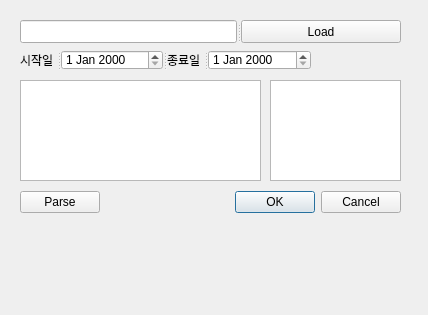
<?xml version="1.0" encoding="UTF-8"?>
<ui version="4.0">
 <class>Dialog</class>
 <widget class="QDialog" name="Dialog">
  <property name="geometry">
   <rect>
    <x>0</x>
    <y>0</y>
    <width>428</width>
    <height>315</height>
   </rect>
  </property>
  <property name="windowTitle">
   <string>신한카드 적립금 분석</string>
  </property>
  <property name="windowIcon">
   <iconset>
    <normaloff>shinhancard.png</normaloff>shinhancard.png</iconset>
  </property>
  <widget class="QListWidget" name="lW_selectCards">
   <property name="geometry">
    <rect>
     <x>20</x>
     <y>80</y>
     <width>241</width>
     <height>101</height>
    </rect>
   </property>
   <property name="selectionMode">
    <enum>QAbstractItemView::MultiSelection</enum>
   </property>
  </widget>
  <widget class="QListWidget" name="lW_cardPointSum">
   <property name="geometry">
    <rect>
     <x>270</x>
     <y>80</y>
     <width>131</width>
     <height>101</height>
    </rect>
   </property>
  </widget>
  <widget class="QSplitter" name="splitter_2">
   <property name="geometry">
    <rect>
     <x>20</x>
     <y>20</y>
     <width>381</width>
     <height>23</height>
    </rect>
   </property>
   <property name="orientation">
    <enum>Qt::Horizontal</enum>
   </property>
   <widget class="QLineEdit" name="lineEdit"/>
   <widget class="QPushButton" name="pB_chooseFile">
    <property name="text">
     <string>Load</string>
    </property>
   </widget>
  </widget>
  <widget class="QSplitter" name="splitter">
   <property name="geometry">
    <rect>
     <x>20</x>
     <y>50</y>
     <width>291</width>
     <height>20</height>
    </rect>
   </property>
   <property name="orientation">
    <enum>Qt::Horizontal</enum>
   </property>
   <widget class="QLabel" name="label">
    <property name="text">
     <string>시작일</string>
    </property>
   </widget>
   <widget class="QDateEdit" name="dE_start"/>
   <widget class="QLabel" name="label_2">
    <property name="text">
     <string>종료일</string>
    </property>
   </widget>
   <widget class="QDateEdit" name="dE_end"/>
  </widget>
  <widget class="QWidget" name="">
   <property name="geometry">
    <rect>
     <x>20</x>
     <y>190</y>
     <width>381</width>
     <height>25</height>
    </rect>
   </property>
   <layout class="QHBoxLayout" name="horizontalLayout">
    <item>
     <widget class="QPushButton" name="pB_parseButton">
      <property name="text">
       <string>Parse</string>
      </property>
     </widget>
    </item>
    <item>
     <widget class="QDialogButtonBox" name="buttonBox">
      <property name="orientation">
       <enum>Qt::Horizontal</enum>
      </property>
      <property name="standardButtons">
       <set>QDialogButtonBox::Cancel|QDialogButtonBox::Ok</set>
      </property>
     </widget>
    </item>
   </layout>
  </widget>
 </widget>
 <resources/>
 <connections>
  <connection>
   <sender>buttonBox</sender>
   <signal>accepted()</signal>
   <receiver>Dialog</receiver>
   <slot>accept()</slot>
   <hints>
    <hint type="sourcelabel">
     <x>248</x>
     <y>254</y>
    </hint>
    <hint type="destinationlabel">
     <x>157</x>
     <y>274</y>
    </hint>
   </hints>
  </connection>
  <connection>
   <sender>buttonBox</sender>
   <signal>rejected()</signal>
   <receiver>Dialog</receiver>
   <slot>reject()</slot>
   <hints>
    <hint type="sourcelabel">
     <x>316</x>
     <y>260</y>
    </hint>
    <hint type="destinationlabel">
     <x>286</x>
     <y>274</y>
    </hint>
   </hints>
  </connection>
 </connections>
</ui>
